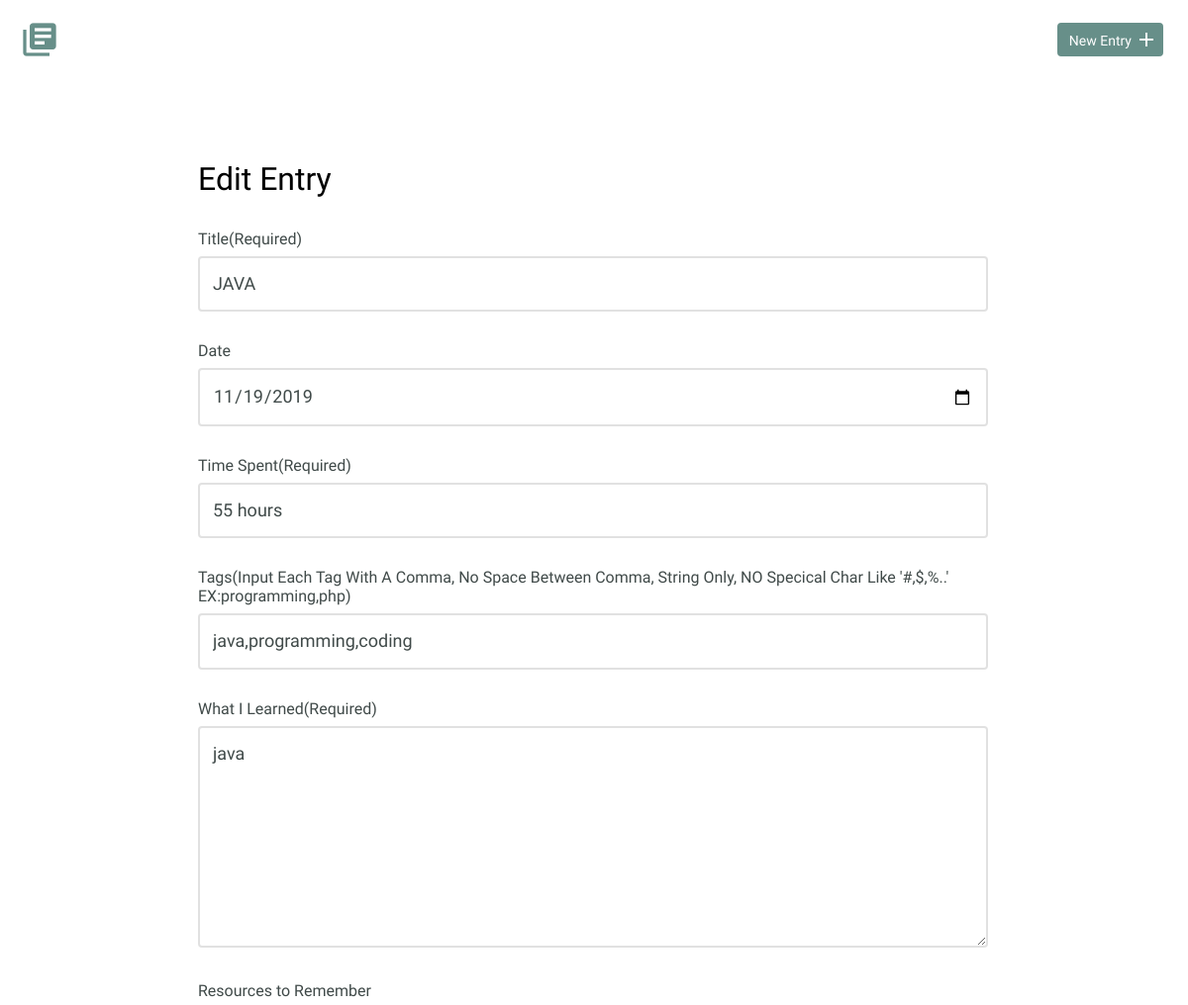
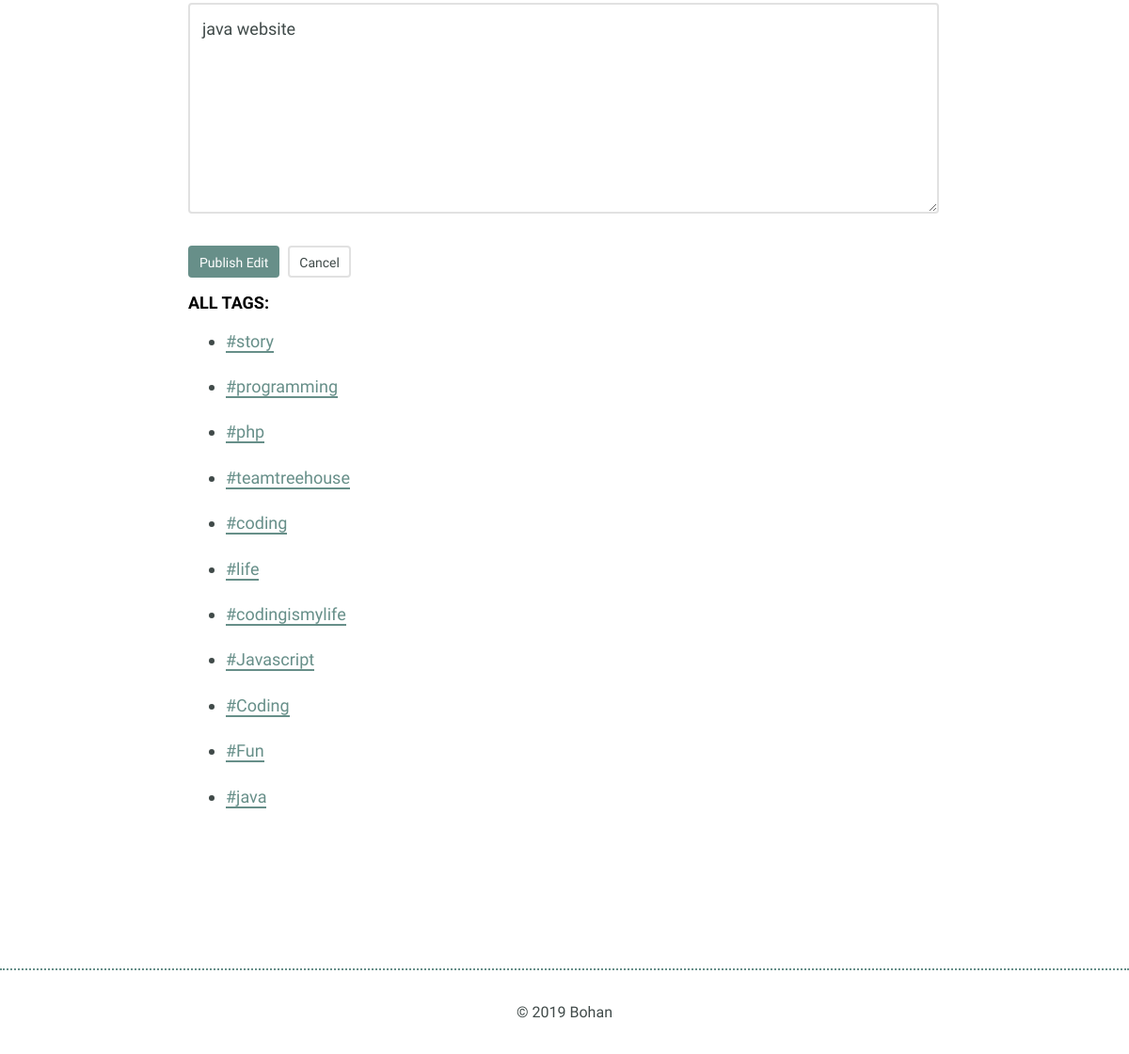
The page /edit.php?id=7 on the database its author committed (2 pictures, top to bottom).
### tables this page shows
CREATE TABLE "entries_tags" (
	"id"	INTEGER PRIMARY KEY AUTOINCREMENT,
	"tag_id"	INTEGER,
	"entry_id"	INTEGER,
	FOREIGN KEY("entry_id") REFERENCES "entries"("id"),
	FOREIGN KEY("tag_id") REFERENCES "tags"("id")
);

CREATE TABLE "entries" (
	`id`	INTEGER,
	`title`	TEXT,
	`date`	TEXT,
	`time_spent`	INTEGER,
	`learned`	BLOB,
	`resources`	BLOB,
	PRIMARY KEY(`id`)
);

### inc/db_fetch_detail.php (called while the page is built, shortened)
<?php
    function db_fetch_detail_with_tags(){
        try{
            include('db_connection.php');
            $id = filter_input(INPUT_GET, 'id', FILTER_SANITIZE_NUMBER_INT);
            $sql = "
                SELECT * FROM entries
                JOIN entries_tags ON entries.id = entry_id
                JOIN tags ON tags.id = tag_id
                WHERE entries_tags.entry_id = ? LIMIT 1;
            ";
            $pdo = $db->prepare($sql);
            $pdo->bindValue(1, $id, PDO::PARAM_INT);
            $pdo->execute();
            $results = $pdo->fetch(PDO::FETCH_ASSOC);
            return $results;
        }catch(Exception $e){
            echo $e->getMessage();
        }
    }
    function db_fetch_detail_get_tags(){
        try{
            include('db_connection.php');
            $id = filter_input(INPUT_GET, 'id', FILTER_SANITIZE_NUMBER_INT);
            $sql = "
                SELECT tag_name FROM entries
                JOIN entries_tags ON entries.id = entry_id
                JOIN tags ON tags.id = tag_id
                WHERE entries_tags.entry_id = ? ;
            ";
            $pdo = $db->prepare($sql);
            $pdo->bindValue(1, $id, PDO::PARAM_INT);
            $pdo->execute();
            $results = $pdo->fetchAll(PDO::FETCH_ASSOC);
            return $results;
        }catch(Exception $e){
            echo $e->getMessage();
        }
    }
?>

### inc/db_fetch.php (called while the page is built, shortened)
<?php
    function db_fetch_tags(){
        try{
            include('db_connection.php');
            $sql = "SELECT DISTINCT `tag_name` FROM `tags`";
            $pdo = $db->prepare($sql);
            $pdo->execute();
            $results = $pdo->fetchAll(PDO::FETCH_ASSOC);
            return $results;
        }catch(Exception $e){
            echo $e->getMessage();
        }
    }
?>

### edit.php (the view, shortened to what this page needs)
<!DOCTYPE html>
<html>
    <head>
        <link rel="stylesheet" href="css/normalize.css">
        <link rel="stylesheet" href="css/site.css?version=51">
    </head>
    <body>
        <?php
            include("header.php");
            include('inc/db_fetch.php');
            $tags_all = db_fetch_tags();
        ?>
        <section>
            <div class="container">
                <div class="edit-entry">
                    <h2>Edit Entry</h2>
                    <?php
                        include('inc/db_fetch_detail.php');
                        $result_with_tags = db_fetch_detail_with_tags();
                        $result_get_tags =  db_fetch_detail_get_tags();
                        if(!empty($result_with_tags)){
                            foreach($result_get_tags as $value){
                                $tags[] =  $value['tag_name'];
                            }
                            $tags_string = implode(",", $tags);
                            echo "
                            <form action='inc/db_edit.php?id=$result_with_tags[entry_id]' method='post'>
                                <label for='title'>Title(Required)</label>
                                <input id='title' type='text' name='title' value='$result_with_tags[title]'><br>
                                <label for='date'>Date</label>
                                <input id='date' type='date' name='date' value='$result_with_tags[date]'><br>
                                <label for='time-spent'>Time Spent(Required)</label>
                                <input id='time-spent' type='text' name='timeSpent' value='$result_with_tags[time_spent]'><br>
                                <label for='tags'>Tags(Input Each Tag With A Comma, No Space Between Comma, String Only, NO Specical Char Like '#,$,%..' EX:programming,php)</label>
                                <input id='tags' type='text' name='tags' value='$tags_string'><br>
                                <label for='what-i-learned'>What I Learned(Required)</label>
                                <textarea id='what-i-learned' rows='5' name='whatILearned'>$result_with_tags[learned]</textarea>
                                <label for='resources-to-remember'>Resources to Remember</label>
                                <textarea id='resources-to-remember' rows='5' name='ResourcesToRemember'>$result_with_tags[resources]</textarea>
                                <input type='submit' value='Publish Edit' class='button'>
                                <a href='index.php' class='button button-secondary'>Cancel</a>
                            </form>
                        ";
                        }
                        echo "<h3>All Tags:</h3>";
                        foreach($tags_all  as $tag){
                            if(!empty($tag['tag_name'])){
                                echo  "<ul>"
                                        ."<li><a href='filtered.php?filter=$tag[tag_name]'>#$tag[tag_name]</a></li>"
                                    ."</ul>";
                            }
                         }
                    ?>
                </div>
            </div>
        </section>
        <?php
            include("footer.php");
        ?>
    </body>
</html>

### css/site.css (style rules this page uses)
body { font-size: 16px; color: #404a49; font-family: 'Cousine', serif; font-weight: 400; }
.container { margin: 0 auto; padding: 0 25px; }
.button { padding: 8px 10px 6px 10px; background: #678f89; border: 2px solid #678f89; border-radius: 4px; text-decoration: none; color: #FFF; position: relative; text-align: center; font-size: 14px; }
.button.button-secondary { background: #FFF; border: 2px solid #e1e1e1; color: #404a49; }
h1, h2, h3 { margin: 0; font-weight: 400; line-height: 1em; color: #000; }
h2 { font-size: 32px; }
h3 { font-size: 18px; font-family: 'Work Sans', serif; font-weight: 600; text-transform: uppercase; }
ul li { line-height: 1.8em; font-size: 18px; }
ul li a { border-bottom: 2px solid #678f89; line-height: 1.8em; color: #678f89; text-decoration: none; }
.entry-list, .edit-entry, .new-entry { max-width: 800px; margin: 0 auto; padding: 70px 0 150px 0; }
.edit-entry h2, .new-entry h2 { margin-bottom: 35px; }
form label { display: block; margin-bottom: 8px; }
form input[type=text], form input[type=password], form input[type=date], form textarea { border: 2px solid #e1e1e1; font-size: 18px; line-height: 1.8em; padding:10px 13px; margin-bottom: 30px; border-radius: 4px; width: calc(100% - 32px); }
.edit-entry form textarea, .new-entry form textarea { min-height: 200px; }
input[type=submit] { margin-right: 5px; }

### rows shown on the page
entries_tags: title "JAVA", date "11/19/2019", timeSpent "55 hours", whatILearned "java", ResourcesToRemember "java website"

### other values the page prints
$tag[tag_name] "story"
$tag[tag_name] "programming"
$tag[tag_name] "php"
$tag[tag_name] "teamtreehouse"
$tag[tag_name] "coding"
$tag[tag_name] "life"
$tag[tag_name] "codingismylife"
$tag[tag_name] "Javascript"
$tag[tag_name] "Coding"
$tag[tag_name] "Fun"
$tag[tag_name] "java"
